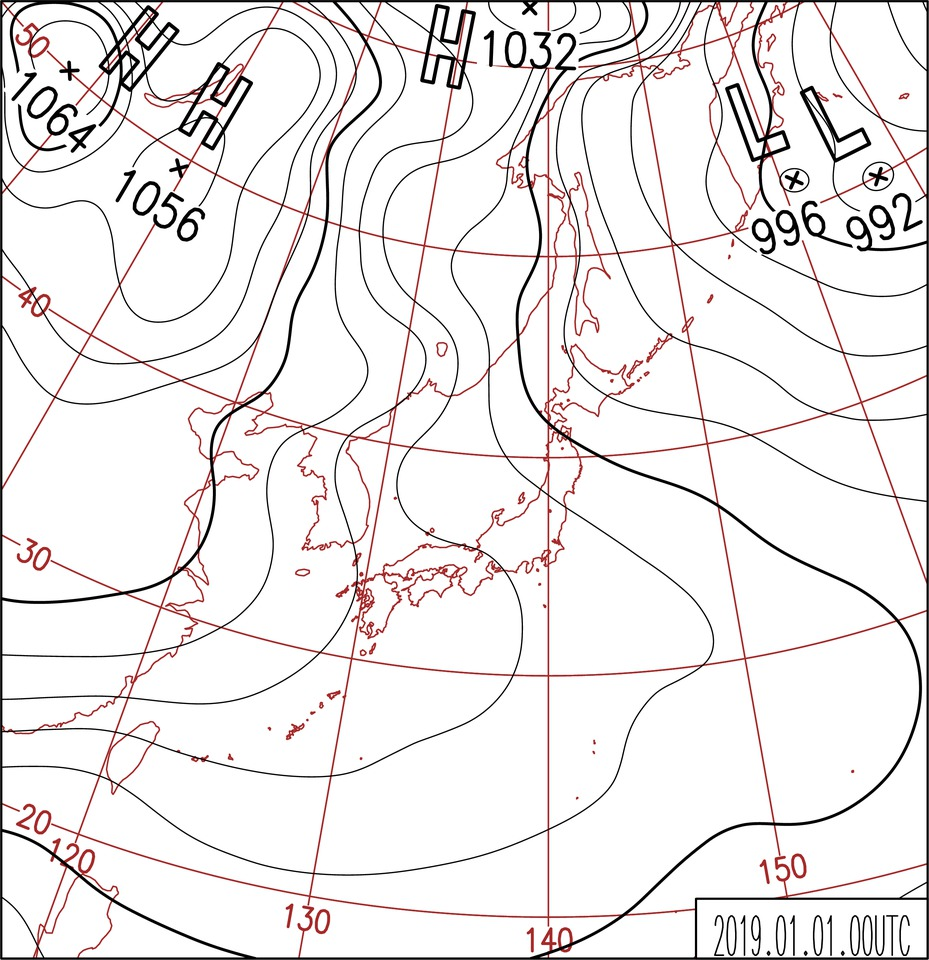
#> input picture dataset/2019010100.jpg, 929 x 960 px; its folder holds only this picture in this run
$ jupyter execute --allow-errors k-means.ipynb   (shell and % lines are left out)
#> lines starting #> are read from the running program, lines starting #| are printed output that depends on the picture
[cell 1]
import numpy as np
import pandas as pd
import matplotlib.pyplot as plt
import seaborn as sns
from PIL import Image
import glob
from tqdm import tqdm
from os import makedirs

from sklearn.cluster import KMeans
from sklearn.metrics import silhouette_score, silhouette_samples
import datetime

[cell 2]
x=np.empty((0,(310*480)))

paths=glob.glob("../dataset/*.jpg")
list_file_name = []
for path in tqdm(paths):
    img=Image.open(path)
#> img is the input picture: PIL image 929x960 RGB; mean R, G, B 237.8, 234.6, 234.5
    img = img.convert('L')
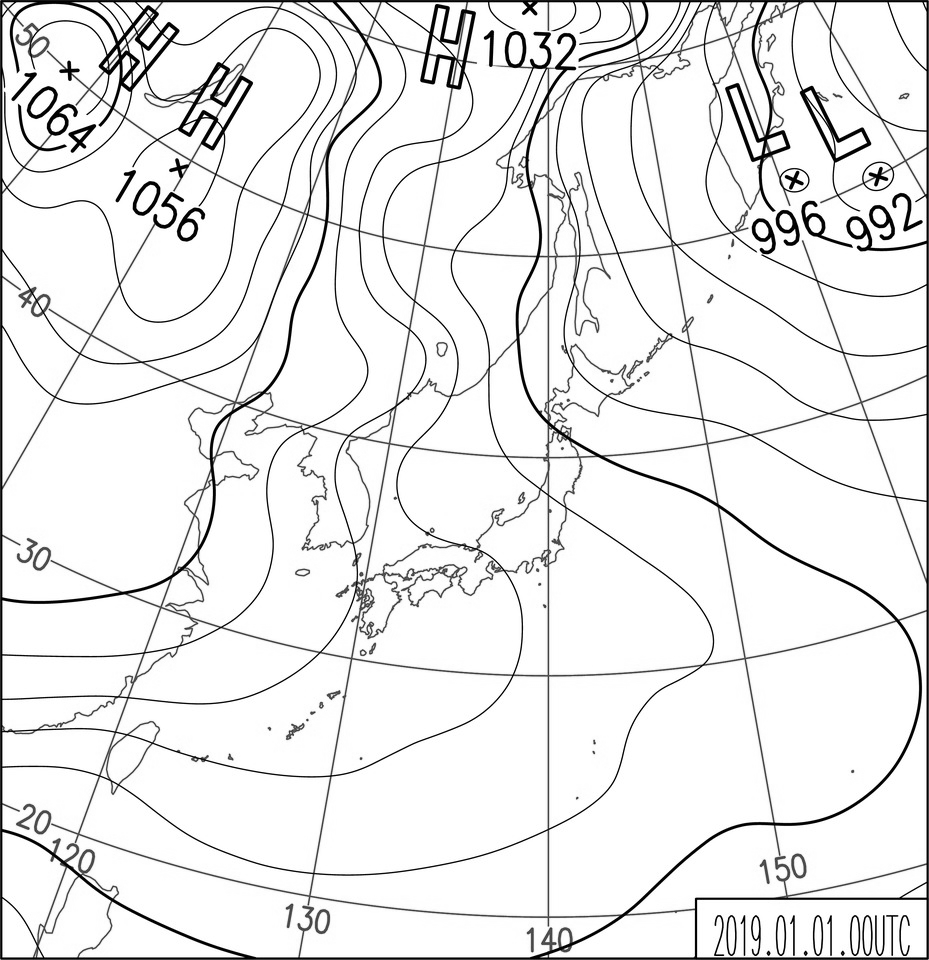
#> img: PIL image 929x960 L; min 0, max 255, mean 235.5
    img=img.resize((310, 480))
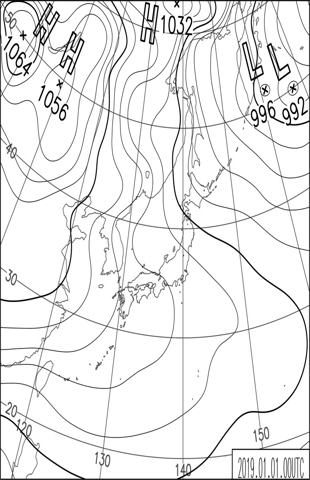
#> img: PIL image 310x480 L; min 0, max 255, mean 235.1
    x=np.append(x,np.array(img).reshape(1,-1),axis=0)
    list_file_name.append(path.split("/")[-1])

$ run again, on dataset/2019021412.jpg
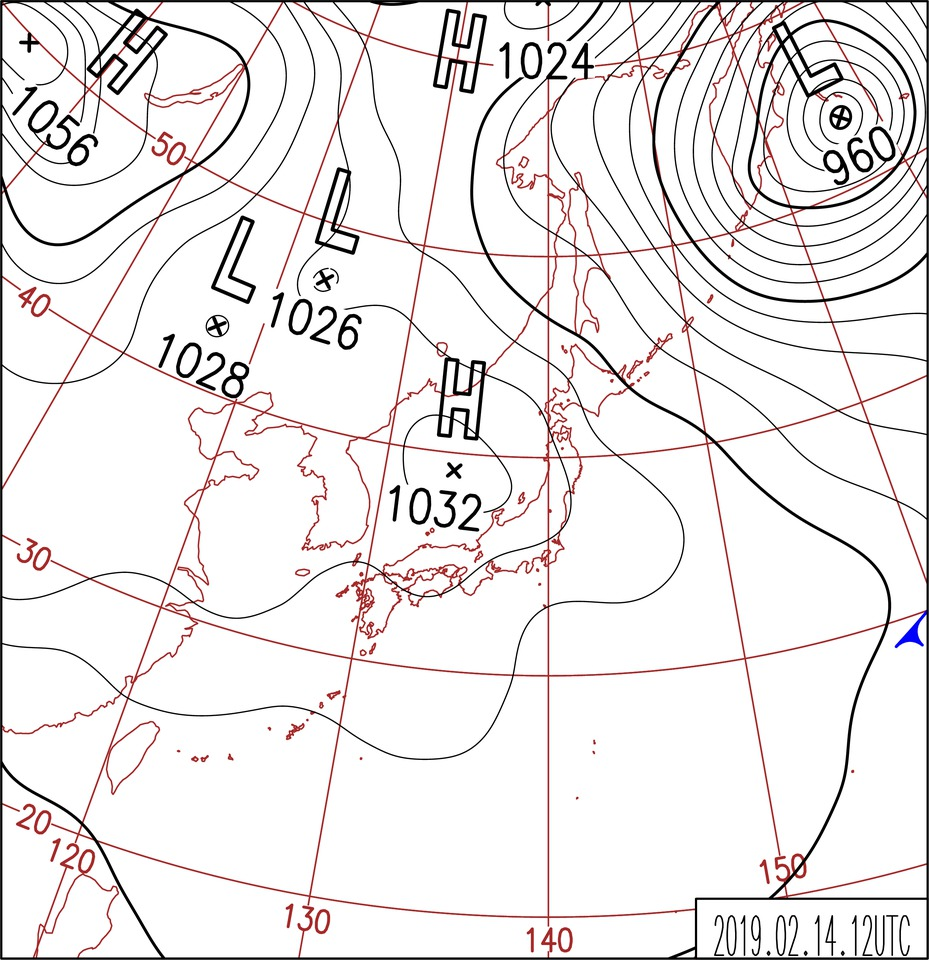
#> input picture dataset/2019021412.jpg, 929 x 960 px
#> img is the input picture: PIL image 929x960 RGB; mean R, G, B 237.5, 234.2, 234.2
#> `img = img.convert('L')`:
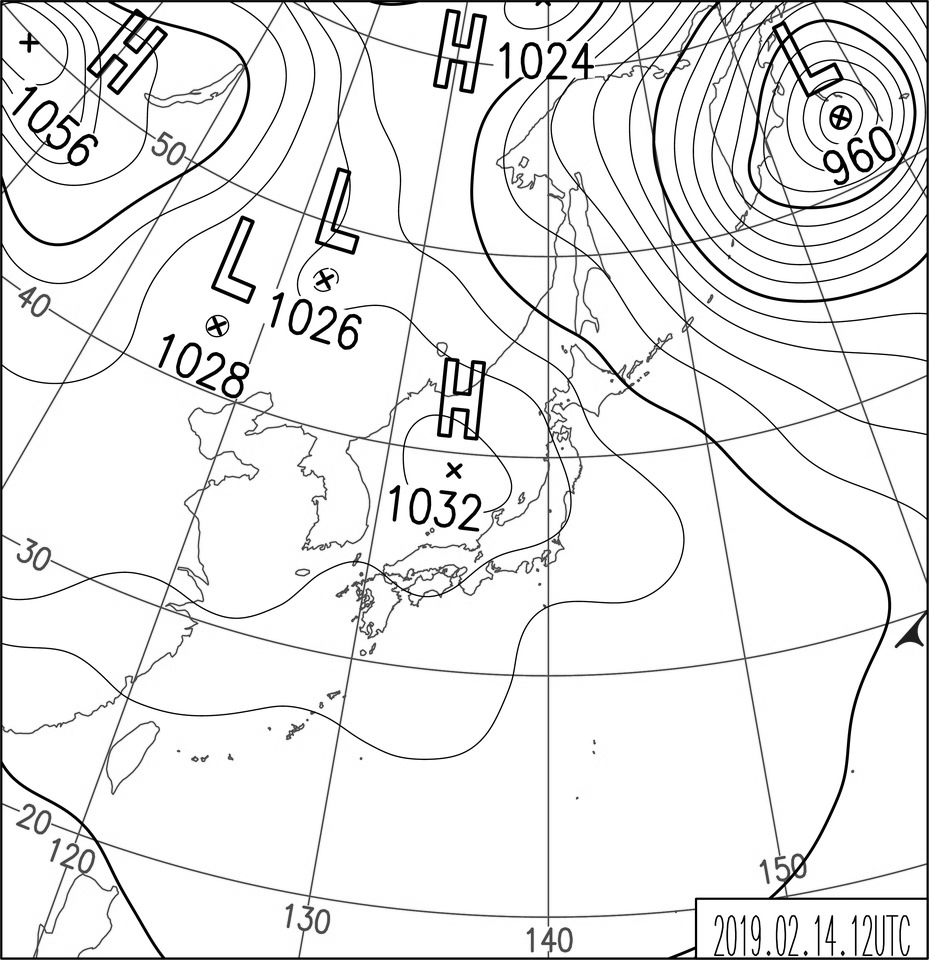
#> img: PIL image 929x960 L; min 0, max 255, mean 235.2
#> `img=img.resize((310, 480))`:
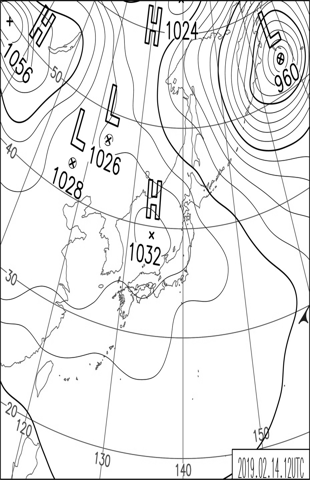
#> img: PIL image 310x480 L; min 0, max 255, mean 234.7

$ run again, on dataset/2019031000.jpg
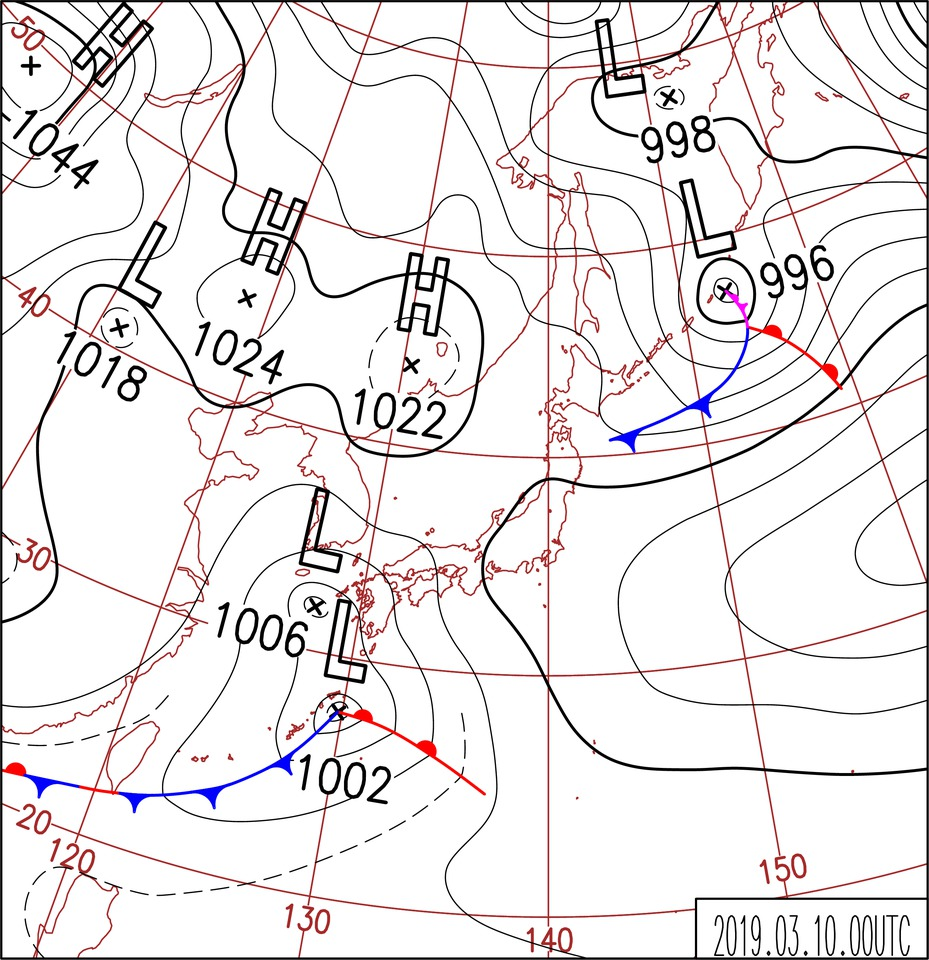
#> input picture dataset/2019031000.jpg, 929 x 960 px
#> img is the input picture: PIL image 929x960 RGB; mean R, G, B 235.5, 231.7, 232.3
#> `img = img.convert('L')`:
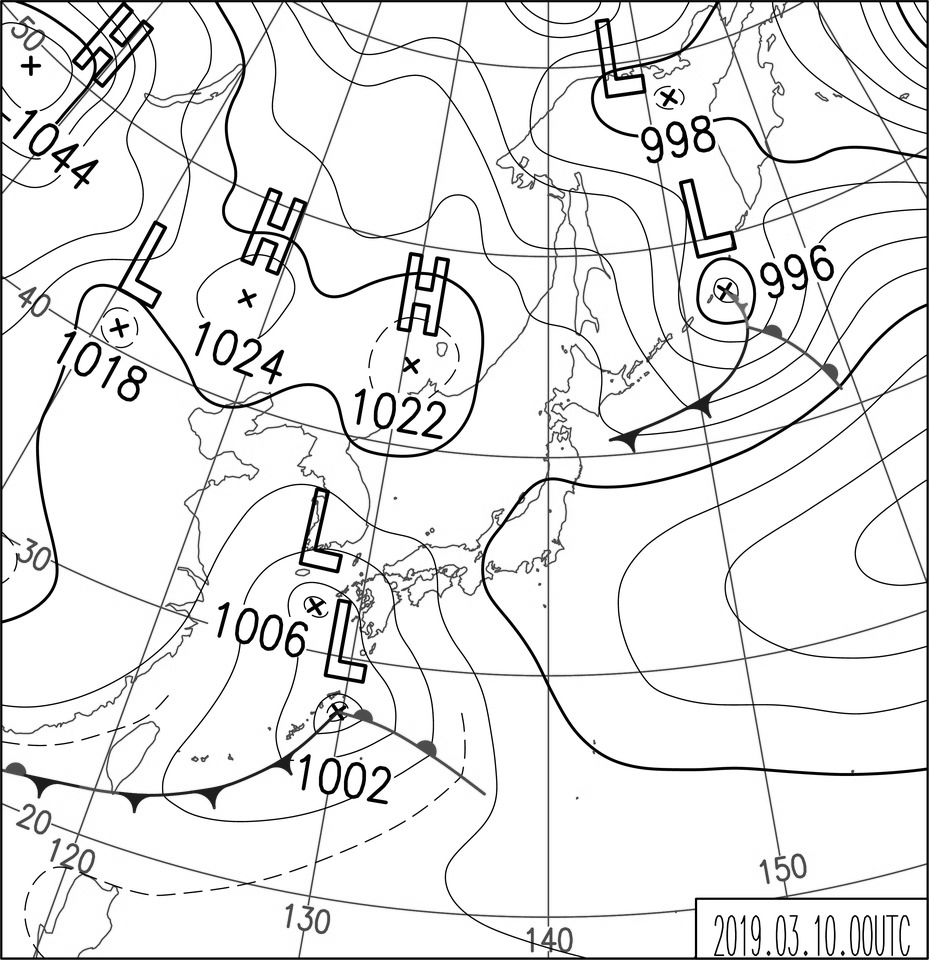
#> img: PIL image 929x960 L; min 0, max 255, mean 232.9
#> `img=img.resize((310, 480))`:
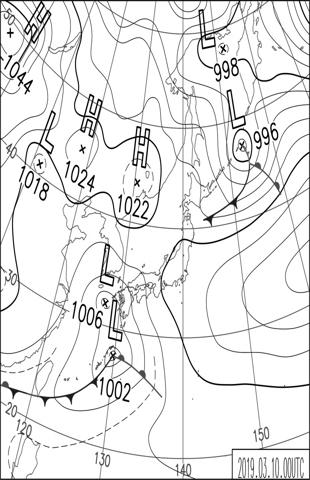
#> img: PIL image 310x480 L; min 0, max 255, mean 232.4

$ run again, on dataset/2019031400.jpg
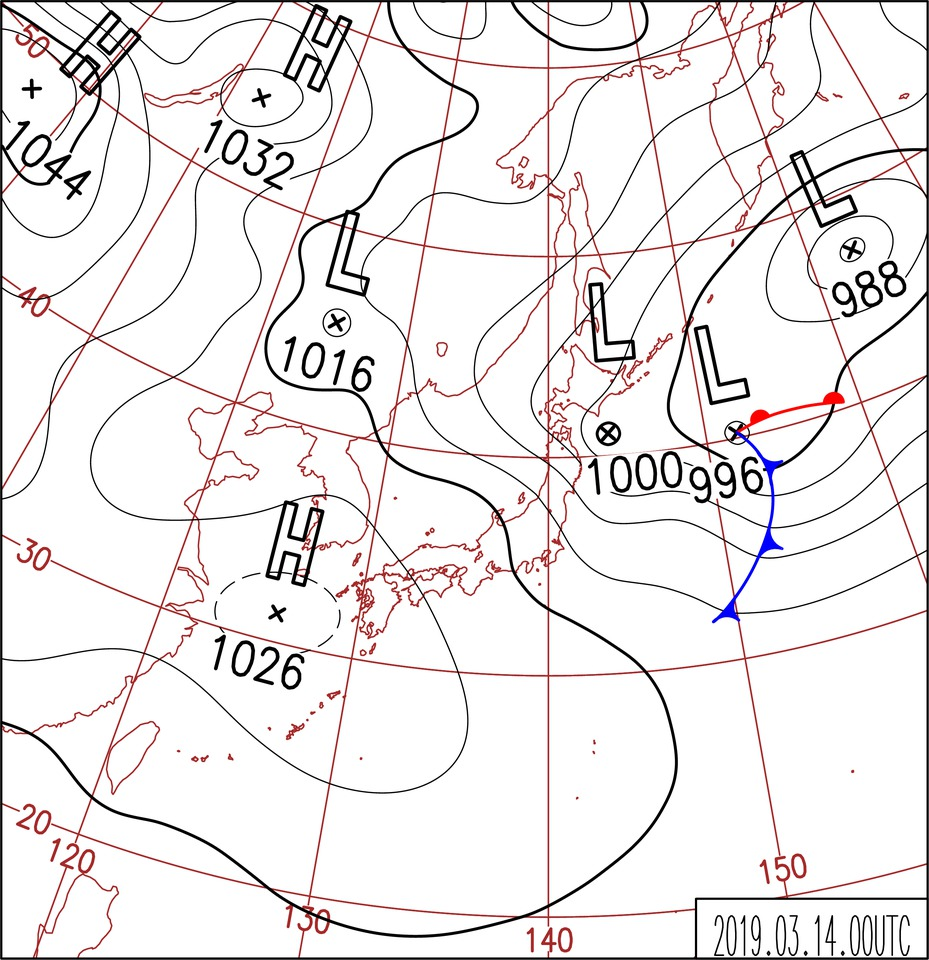
#> input picture dataset/2019031400.jpg, 929 x 960 px
#> img is the input picture: PIL image 929x960 RGB; mean R, G, B 237.4, 233.9, 234.1
#> `img = img.convert('L')`:
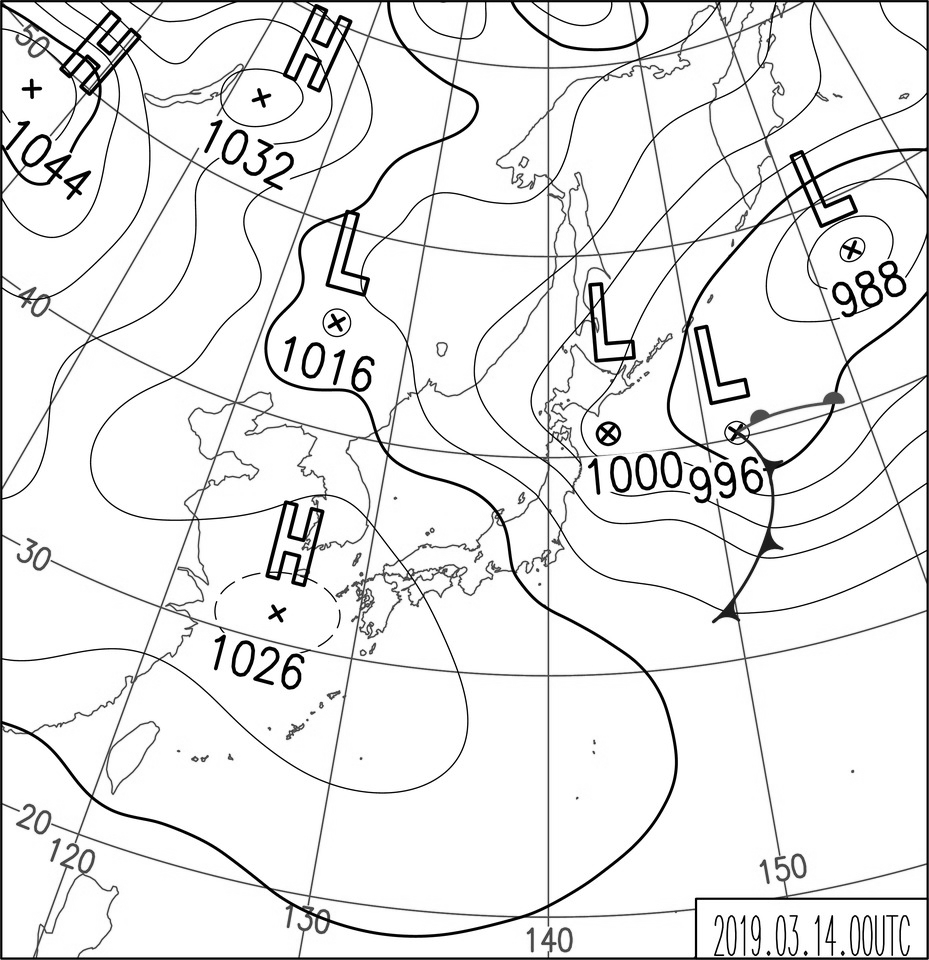
#> img: PIL image 929x960 L; min 0, max 255, mean 234.9
#> `img=img.resize((310, 480))`:
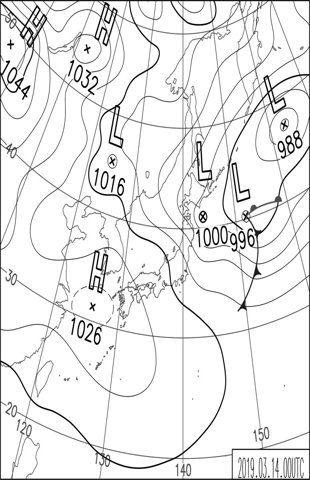
#> img: PIL image 310x480 L; min 0, max 255, mean 234.5

$ run again, on dataset/2019010300.jpg
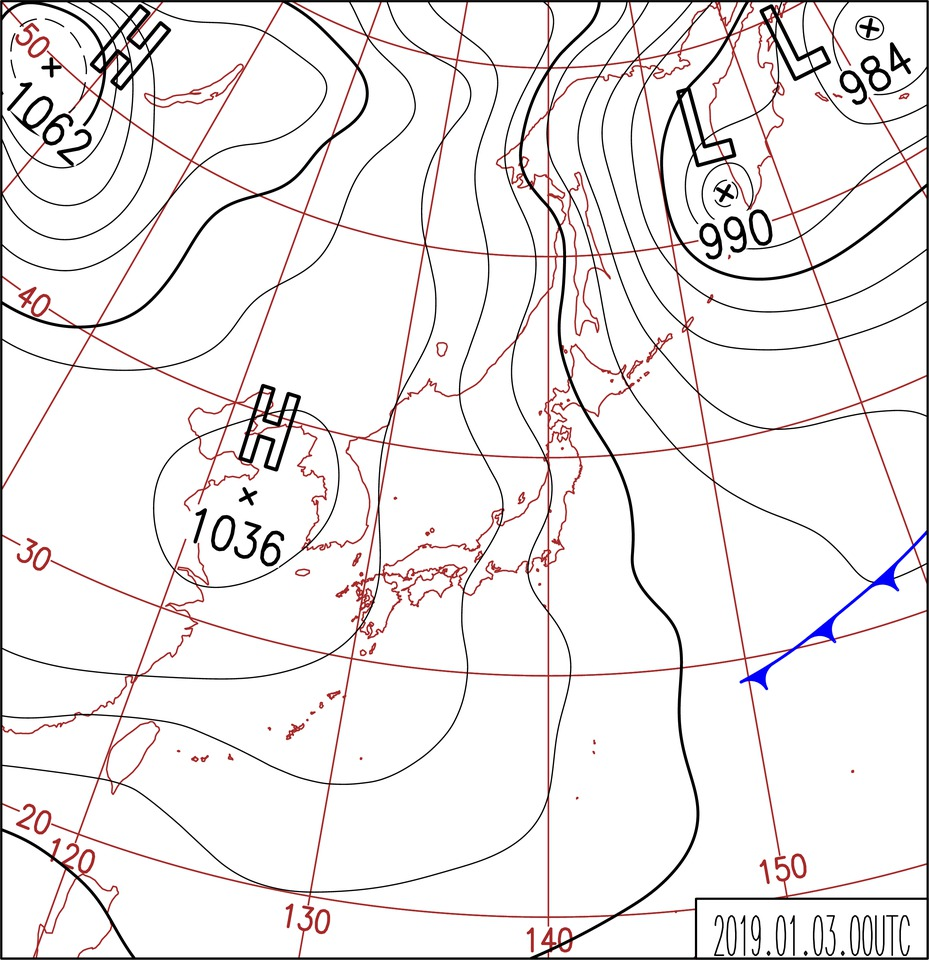
#> input picture dataset/2019010300.jpg, 929 x 960 px
#> img is the input picture: PIL image 929x960 RGB; mean R, G, B 239, 235.7, 235.9
#> `img = img.convert('L')`:
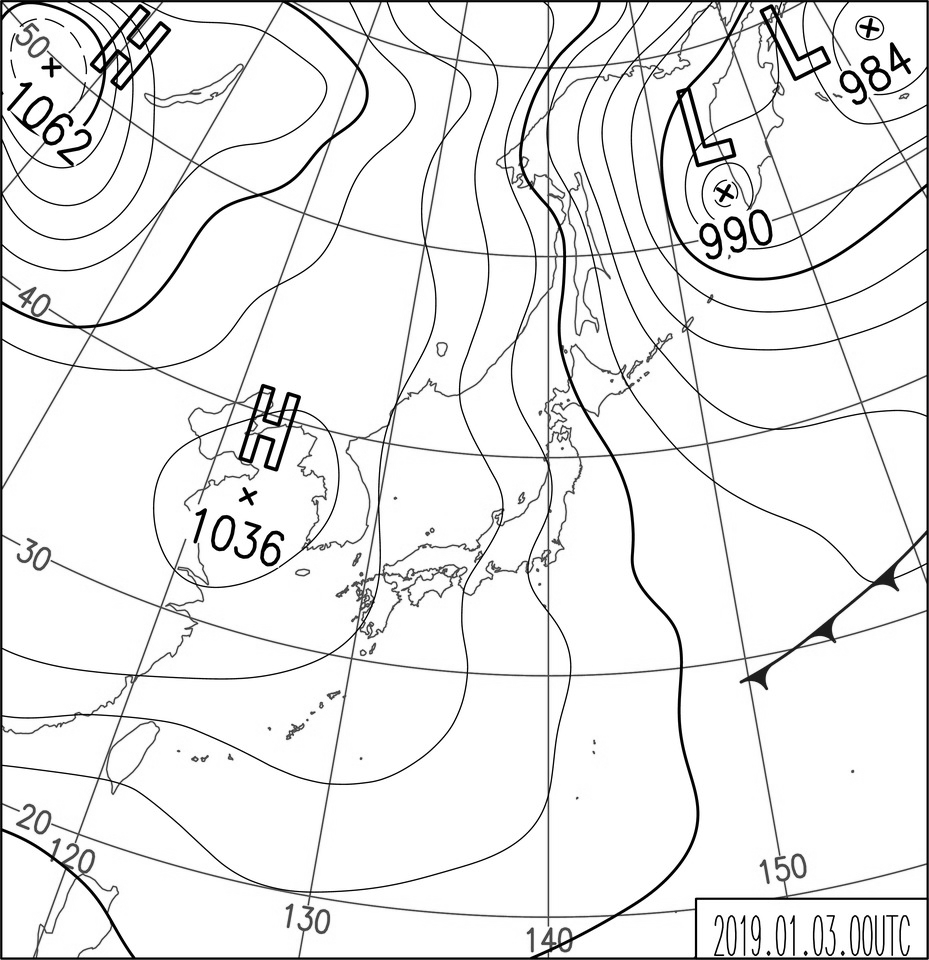
#> img: PIL image 929x960 L; min 0, max 255, mean 236.7
#> `img=img.resize((310, 480))`:
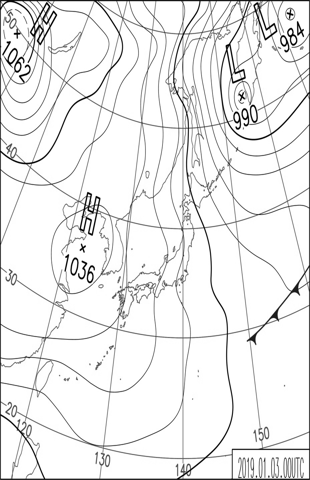
#> img: PIL image 310x480 L; min 0, max 255, mean 236.2
